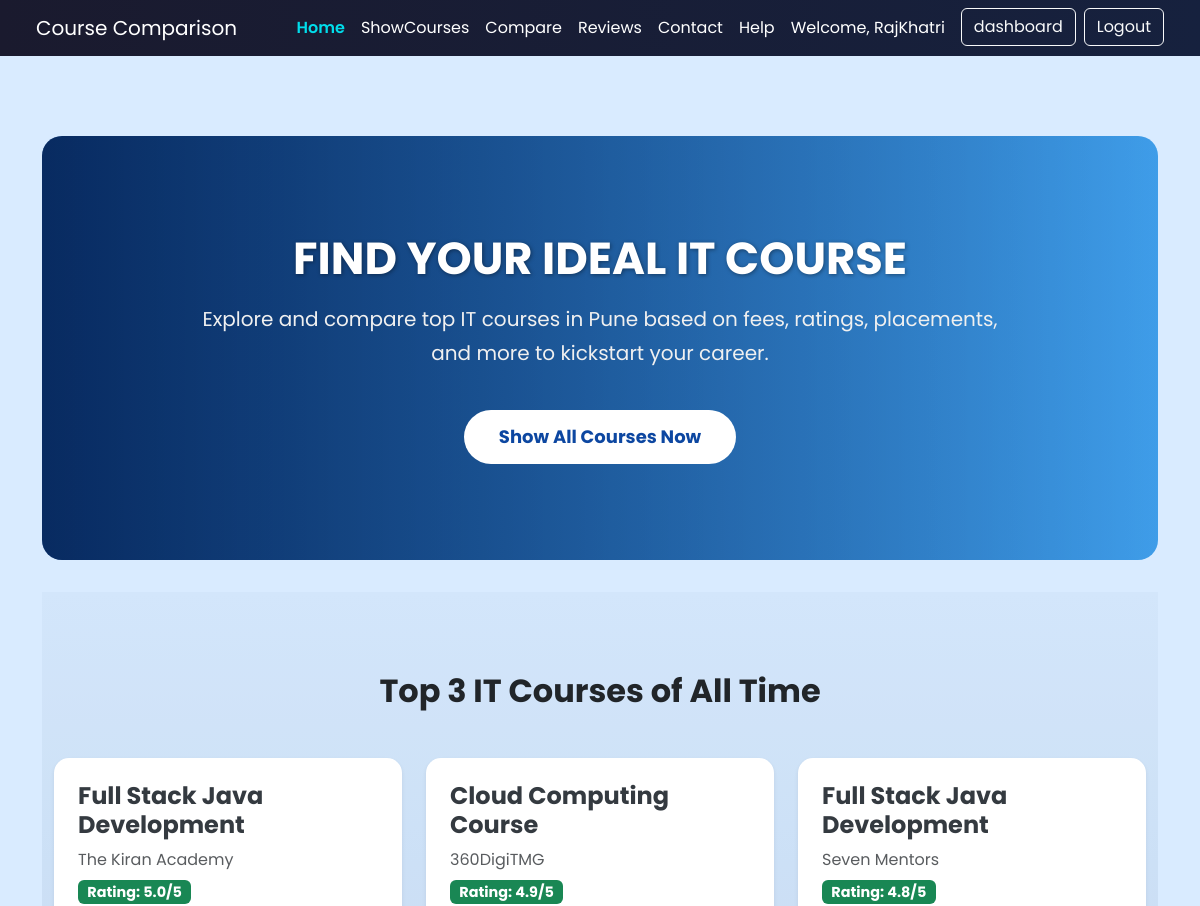
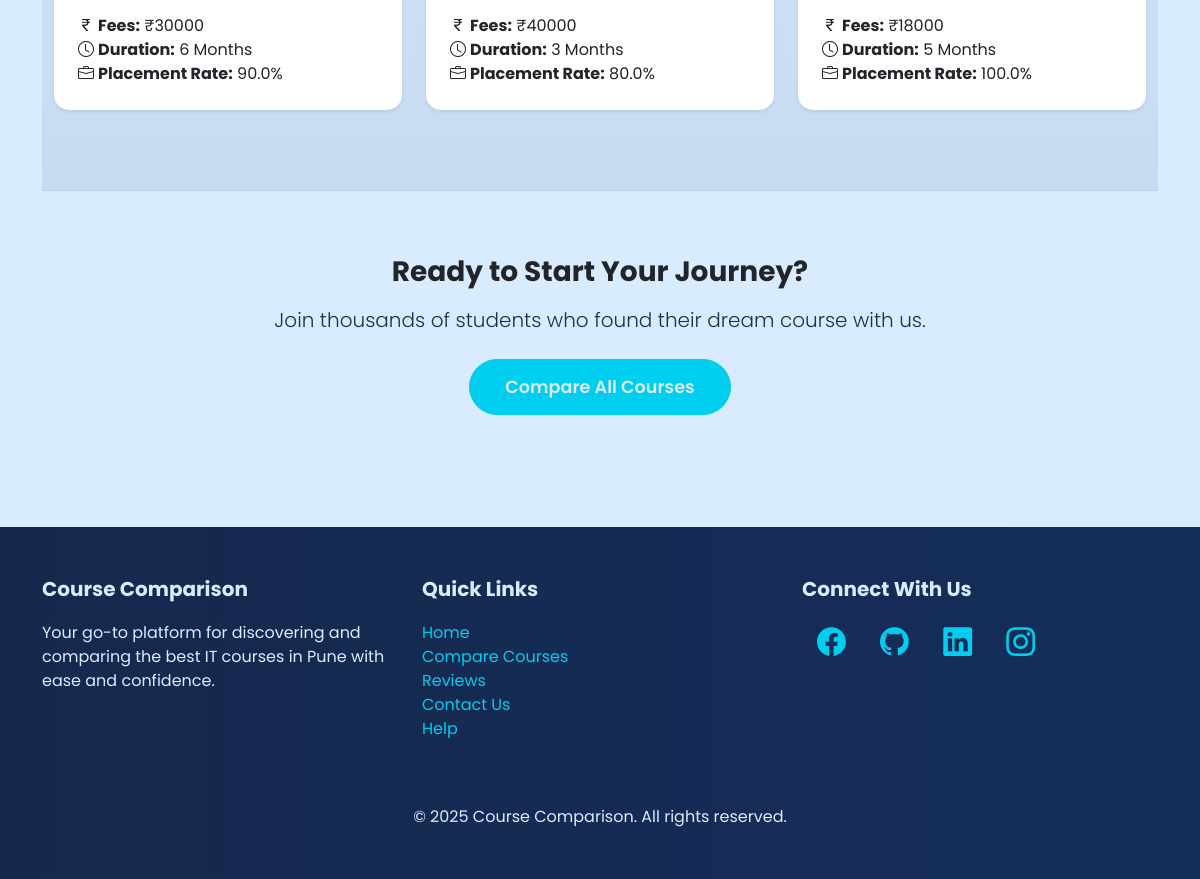
The app's page / (signed in) with its own data (2 pictures, top to bottom).
### courses/models.py (models this page shows, shortened)
class Course(models.Model):
    Name = models.CharField(max_length=200)
    Institute = models.CharField(max_length=200)
    Fees = models.IntegerField()
    Duration = models.CharField(max_length=50)
    Placement_rate = models.FloatField()
    Rating = models.FloatField()
    Syllabus = models.TextField()
    image = models.ImageField(upload_to='course_images/', null=True, blank=True)
    link = models.URLField(max_length=300, null=True, blank=True)

### courses/views.py (the view)
# urls.py: path('', home, name="home"),
def home(request):
    top_courses = Course.objects.order_by('-Rating')[:3]
    return render(request, 'home.html', {'top_courses': top_courses})

### courses/templates/home.html (shortened to what this page needs)
{% extends "base.html" %}
{% block content %}
<section class="hero-section text-center">
    <div class="container animate__animated animate__fadeIn">
        <h1 class="hero-title mb-3">Find Your Ideal IT Course</h1>
        <p class="hero-lead mb-4">
            Explore and compare top IT courses in Pune based on fees, ratings, placements, and more to kickstart your career.
        </p>
        <a href="{% url 'show_courses' %}" class="hero-btn btn mt-3 animate__animated animate__pulse animate__infinite">
            Show All Courses Now
        </a>
    </div>
</section>
<section class="top-courses">
    <div class="container">
        <h2 class="section-title text-center fw-bold mb-5 animate__animated animate__fadeIn">Top 3 IT Courses of All Time</h2>
        <div class="row g-4">
            {% for course in top_courses %}
            <div class="col-md-4">
                <div class="course-card card h-100 shadow-sm border-0 animate__animated animate__fadeInUp">
                    <div class="card-body">
                        <h3 class="card-title fw-bold">{{ course.Name }}</h3>
                        <p class="text-muted mb-2">{{ course.Institute }}</p>
                        <span class="badge bg-success mb-3">Rating: {{ course.Rating }}/5</span>
                        <p class="card-text">
                            <i class="bi bi-currency-rupee me-1"></i><strong>Fees:</strong> ₹{{ course.Fees }}<br>
                            <i class="bi bi-clock me-1"></i><strong>Duration:</strong> {{ course.Duration }}<br>
                            <i class="bi bi-briefcase me-1"></i><strong>Placement Rate:</strong> {{ course.Placement_rate }}%
                        </p>
                    </div>
                </div>
            </div>
            {% empty %}
            <div class="col-12 text-center">
                <p class="text-muted">No courses available at the moment.</p>
            </div>
            {% endfor %}
        </div>
    </div>
</section>
<section class="cta-section text-center">
    <div class="container">
        <h3 class="section-title fw-bold mb-3 animate__animated animate__fadeIn">Ready to Start Your Journey?</h3>
        <p class="lead mb-4">Join thousands of students who found their dream course with us.</p>
        <a href="{% url 'course_list' %}" class="cta-btn btn btn-primary btn-lg">Compare All Courses</a>
    </div>
</section>
{% endblock %}

### courses/templates/base.html (shortened to what this page needs)
{% load static %}
<!DOCTYPE html>
<html lang="en">
<head>
    <link href="https://cdn.jsdelivr.net/npm/bootstrap@5.3.0/dist/css/bootstrap.min.css" rel="stylesheet" />
    <link href="https://cdnjs.cloudflare.com/ajax/libs/animate.css/4.1.1/animate.min.css" rel="stylesheet" />
    <link href="https://cdn.jsdelivr.net/npm/bootstrap-icons@1.10.5/font/bootstrap-icons.css" rel="stylesheet" />
</head>
<body>
    <nav class="navbar navbar-expand-lg navbar-dark px-4">
        <div class="container-fluid">
            <a class="navbar-brand" href="{% url 'home' %}">Course Comparison</a>
            <div class="collapse navbar-collapse justify-content-end" id="navbarNav">
                <ul class="navbar-nav">
                    <li class="nav-item">
                        <a class="nav-link {% if request.path == '/' %}active{% endif %}" href="{% url 'home' %}">Home</a>
                    </li>
                    <li class="nav-item">
                        <a class="nav-link {% if request.path == '/show_courses/' %}active{% endif %}" href="{% url 'show_courses' %}">ShowCourses</a>
                    </li>
                    <li class="nav-item">
                        <a class="nav-link {% if request.path == '/Compare/' %}active{% endif %}" href="{% url 'course_list' %}">Compare</a>
                    </li>
                    <li class="nav-item">
                        <a class="nav-link {% if request.path == '/review' %}active{% endif %}" href="{% url 'review' %}">Reviews</a>
                    </li>
                    <li class="nav-item">
                        <a class="nav-link {% if request.path == '/contact' %}active{% endif %}" href="{% url 'contact' %}">Contact</a>
                    </li>
                    <li class="nav-item">
                        <a class="nav-link {% if request.path == '/help' %}active{% endif %}" href="{% url 'help' %}">Help</a>
                    </li>
                    {% if request.user.is_authenticated %}
          <li class="nav-item">
            <span class="nav-link text-white">Welcome, {{ request.user.username }}</span>
          </li>
          <li class="nav-item">
            <a class="btn btn-outline-light ms-2" href="{% url 'dashboard'%}">dashboard</a>
          </li>
          <li class="nav-item">
            <a class="btn btn-outline-light ms-2" href="{% url 'logout' %}">Logout</a>
          </li>
          {% endif %}
                </ul>
            </div>
        </div>
    </nav>
    <main class="container my-5">
        {% block content %}{% endblock %}
    </main>
    <footer class="footer">
        <div class="container">
            <div class="row text-center text-md-start">
                <div class="col-md-4 mb-4">
                    <h5 class="fw-bold">Course Comparison</h5>
                    <p>Your go-to platform for discovering and comparing the best IT courses in Pune with ease and confidence.</p>
                </div>
                <div class="col-md-4 mb-4">
                    <h5 class="fw-bold">Quick Links</h5>
                    <ul class="list-unstyled">
                        <li><a href="{% url 'home' %}">Home</a></li>
                        <li><a href="{% url 'course_list' %}">Compare Courses</a></li>
                        <li><a href="{% url 'review' %}">Reviews</a></li>
                        <li><a href="{% url 'contact' %}">Contact Us</a></li>
                        <li><a href="{% url 'help' %}">Help</a></li>
                    </ul>
                </div>
                <div class="col-md-4 mb-4">
                    <h5 class="fw-bold">Connect With Us</h5>
                    <div class="social-icons">
                        <a href="#" aria-label="Facebook"><i class="bi bi-facebook"></i></a>
                        <a href="https://github.com/khatri-raj" aria-label="Github"><i class="bi bi-github"></i></a>
                        <a href="https://www.linkedin.com/in/rajkhatri2002/" aria-label="LinkedIn"><i class="bi bi-linkedin"></i></a>
                        <a href="https://www.instagram.com/khatri_raj_07/?locale=my&hl=af" aria-label="Instagram"><i class="bi bi-instagram"></i></a>
                    </div>
                </div>
            </div>
            <div class="text-center mt-4">
                <p class="mb-0">© 2025 Course Comparison. All rights reserved.</p>
            </div>
        </div>
    </footer>
</body>
</html>

### courses/templates/home.html (style rules this page uses)
.hero-section { background: linear-gradient(to right, #0d47a1 0%, #42a5f5 100%); position: relative; overflow: hidden; padding: 6rem 2rem; border-radius: 20px; margin: 2rem auto; max-width: 100%; text-align: center; color: #fff; }
.hero-section::before { content: ''; position: absolute; top: 0; left: 0; height: 100%; width: 100%; background: linear-gradient(to right, rgba(0, 0, 0, 0.4), rgba(0, 0, 0, 0.05)); z-index: 0; }
.hero-section > * { position: relative; z-index: 1; }
.hero-title { font-size: 2.8rem; font-weight: 700; text-transform: uppercase; text-shadow: 1px 1px 4px rgba(0, 0, 0, 0.4); }
.hero-lead { font-size: 1.25rem; max-width: 80%; margin: 0 auto; line-height: 1.7; color: #f0f0f0; }
.hero-btn { background: #fff; color: #0d47a1; border: none; padding: 0.85rem 2.2rem; font-size: 1.125rem; font-weight: 700; border-radius: 50px; transition: transform 0.3s, box-shadow 0.3s, background-color 0.3s; }
.top-courses { background: linear-gradient(to bottom, #f8f9fa 0%, #e9ecef 100%); padding: 5rem 0; }
.course-card { border-radius: 15px; transition: transform 0.3s, box-shadow 0.3s; background: #fff; }
.course-card .card-body { padding: 1.5rem; }
.course-card .card-title { font-size: 1.5rem; color: #343a40; }
.course-card .badge { font-size: 0.9rem; }
.cta-section { background: #ffffff; border-top: 1px solid #dee2e6; padding: 4rem 0; }
.cta-btn { transition: transform 0.2s, box-shadow 0.2s; }

### records on screen
Course: Name "Full Stack Java Development", Institute "The Kiran Academy", Rating "5.0", Fees "30000", Duration "6 Months", Placement_rate "90.0"
Course: Name "Cloud Computing Course", Institute "360DigiTMG", Rating "4.9", Fees "40000", Duration "3 Months", Placement_rate "80.0"
Course: Name "Full Stack Java Development", Institute "Seven Mentors", Rating "4.8", Fees "18000", Duration "5 Months", Placement_rate "100.0"

### other values on screen
{{ request.user.username }} "RajKhatri"
